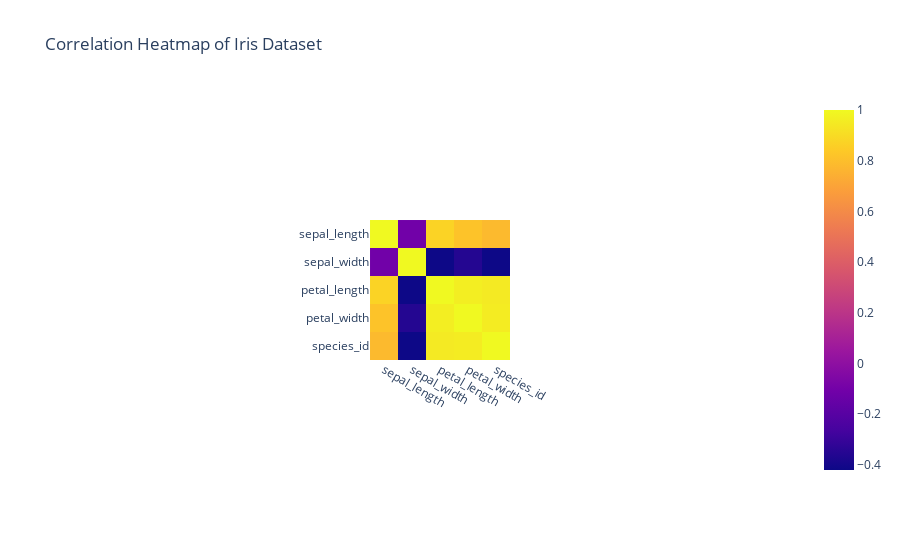

The code cell stored with this chart in its notebook:
### Code cell
import plotly.express as px

# Demo dataset
df = px.data.iris()

# Heatmap
fig = px.imshow(df1.corr(), x=df1.columns, y=df1.columns,
                title='Correlation Heatmap of Iris Dataset')
fig.show()

### Figure 1 — Plotly figure (JSON) as saved in the notebook; plotly's stock layout.template omitted (floating-point values rounded to 4 significant figures)
{"data": [{"coloraxis": "coloraxis", "hovertemplate": "x: %{x}<br>y: %{y}<br>color: %{z}<extra></extra>", "name": "0", "type": "heatmap", "x": ["sepal_length", "sepal_width", "petal_length", "petal_width", "species_id"], "xaxis": "x", "y": ["sepal_length", "sepal_width", "petal_length", "petal_width", "species_id"], "yaxis": "y", "z": [[1, -0.1094, 0.8718, 0.818, 0.7826], [-0.1094, 1, -0.4205, -0.3565, -0.4194], [0.8718, -0.4205, 1, 0.9628, 0.949], [0.818, -0.3565, 0.9628, 1, 0.9565], [0.7826, -0.4194, 0.949, 0.9565, 1]]}], "layout": {"autosize": true, "coloraxis": {"colorscale": [[0, "#0d0887"], [0.1111, "#46039f"], [0.2222, "#7201a8"], [0.3333, "#9c179e"], [0.4444, "#bd3786"], [0.5556, "#d8576b"], [0.6667, "#ed7953"], [0.7778, "#fb9f3a"], [0.8889, "#fdca26"], [1, "#f0f921"]]}, "title": {"text": "Correlation Heatmap of Iris Dataset"}, "xaxis": {"anchor": "y", "autorange": true, "constrain": "domain", "domain": [0.4028, 0.5972], "range": [-0.5, 4.5], "scaleanchor": "y", "type": "category"}, "yaxis": {"anchor": "x", "autorange": true, "constrain": "domain", "domain": [0, 1], "range": [4.5, -0.5], "type": "category"}}}
